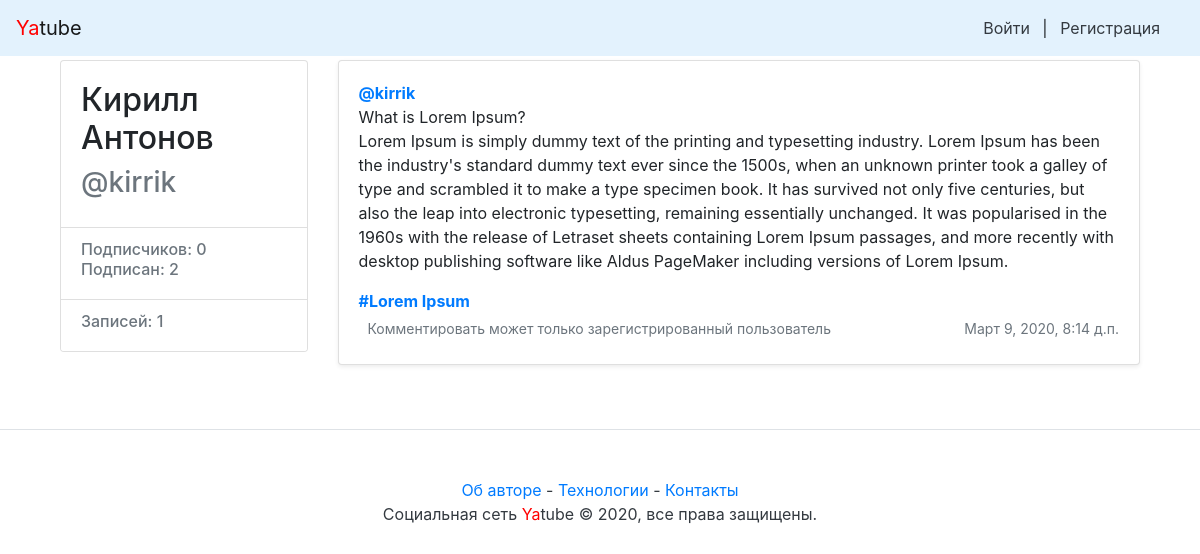
Screenshot of /kirrik/1/ with the database file from the repository.
### posts/models.py (models this page shows, shortened)
class Post(models.Model):
    text = models.TextField()
    pub_date = models.DateTimeField("Дата публикации", auto_now_add=True, db_index=True)
    author = models.ForeignKey(User, on_delete=models.CASCADE, related_name="author_posts")
    group = models.ForeignKey(Group, on_delete=models.CASCADE, related_name="group_posts", blank=True, null=True)
    image = models.ImageField(upload_to='posts/', blank=True, null=True)
    class Meta:
        ordering = ['-pub_date']

class Group(models.Model):
    title = models.CharField(max_length=200)
    slug = models.SlugField(unique=True)
    description = models.TextField()

### posts/views.py (the view)
# urls.py: path("<username>/<int:post_id>/", views.post_view, name="post"),
def post_view(request, username, post_id):
    profile = User.objects.get(username=username)
    followers = Follow.objects.filter(author=profile).count()
    followed = Follow.objects.filter(user=profile).count()
    post = Post.objects.get(author=profile, id=post_id)
    comments = Comment.objects.filter(post_id=post_id).all()
    form = CommentForm()
    context = {
        "post": post,
        "profile": profile,
        'comments': comments,
        'form': form,
        'followers': followers,
        'followed': followed
    }
    return render(request, "post.html", context)

### users/context_processors.py (called while the page is built)
def year(request):
    year = dt.datetime.now().year
    return {
        'year': year
    }

### posts/templates/post.html (shortened to what this page needs)
{% extends "base.html" %}
{% load thumbnail %}
{% block content %}
<main role="main" class="container">
    <div class="row">
        <div class="col-md-3 mb-3 mt-1">
            <div class="card">
                <div class="card-body">
                    <div class="h2">
                        {{ post.author.get_full_name }}
                    </div>
                    <div class="h3 text-muted">
                        @{{ post.author.get_username }}
                    </div>
                </div>
                <ul class="list-group list-group-flush">
                    <li class="list-group-item">
                        <div class="h6 text-muted">
                        Подписчиков: {{ followers }} <br />
                        Подписан: {{ followed }}
                        </div>
                    </li>
                    <li class="list-group-item">
                        <div class="h6 text-muted">
                            Записей: 1
                        </div>
                    </li>
                </ul>
            </div>
        </div>
        <div class="col-md-9">
            {% include "post_item.html" with post=post %}
        </div>
    </div>
</main>
{% endblock %}

### templates/base.html (shortened to what this page needs)
<!doctype html>
<html>
    <head>
        {% load static %}
        <link rel="stylesheet" href="{% static 'bootstrap/dist/css/bootstrap.min.css' %}">
    </head>
    <body>
        {% include 'nav.html' %}
        <main>
            <div class="container">
                {% block content %}{% endblock content %}
            </div>
        </main>
        {% include 'footer.html' %}
</body>
</html>

### templates/nav.html
<nav class="navbar navbar-light" style="background-color: #e3f2fd;">
    <a class="navbar-brand" href="/"><span style="color:red">Ya</span>tube</a>
    <nav class="my-2 my-md-0 mr-md-3">
        {% if user.is_authenticated %}
        <a class="p-2 text-dark" style="margin-right: 100px;" href="{% url 'new_post' %}">Добавить новую запись</a>
        Пользователь: {{ user.username }}.
        <a class="p-2 text-dark" href="{% url 'password_change' %}">Изменить пароль</a>
        <a class="p-2 text-dark" href="{% url 'logout' %}">Выйти</a>
        {% else %}
        <a class="p-2 text-dark" href="{% url 'login' %}">Войти</a> |
        <a class="p-2 text-dark" href="{% url 'signup' %}">Регистрация</a>
        {% endif %}
    </nav>
</nav>

### posts/templates/post_item.html (shortened to what this page needs)
<div class="card mb-3 mt-1 shadow-sm">
    {% load thumbnail %}
    <div class="card-body">
        <p class="card-text">
            <a name="post_{{ post.id }}" href="{% url 'profile' post.author.username %}">
                    <strong class="d-block text-gray-dark">@{{ post.author }}</strong>
            </a>
            {{ post.text|linebreaksbr }}
        </p>
        {% if post.group %}
        <a class="card-link muted" href="{% url 'group' post.group.slug %}">
            <strong class="d-block text-gray-dark">#{{ post.group.title }}</strong>
        </a>
        {% endif %}
        <div class="d-flex justify-content-between align-items-center">
            <div class="btn-group ">
                <a class="btn btn-sm text-muted" href="{% url 'post' post.author.username post.id %}" role="button">
                        {% if post.comment_count %}
                        {{ post.comment_count }} комментариев
                        {% else%}
                            {% if user.is_authenticated %}
                            Добавить комментарий
                            {% else%}
                            Комментировать может только зарегистрированный пользователь
                            {% endif %}
                        {% endif %}
                </a>
            </div>
            <small class="text-muted">{{ post.pub_date }}</small>
        </div>
    </div>
</div>

### posts/templates/comments.html (shortened to what this page needs)
{% load user_filters %}

### templates/footer.html
<footer class="pt-4 my-md-5 pt-md-5 border-top">
    <p class="m-0 text-dark text-center "><a href="/about-author/">Об авторе</a> - <a href="/about-spec/">Технологии</a> - <a href="/contacts/">Контакты</a></p>
    <p class="m-0 text-dark text-center ">Социальная сеть <span style="color:red">Ya</span>tube © {{ year }}, все права защищены.</p>
</footer>

### rows the page displays
Post: author.get_full_name "Кирилл Антонов", author.get_username "kirrik", author "kirrik", text "What is Lorem Ipsum? Lorem Ipsum is simply dummy text of the printing and typesetting industry. Lorem Ipsum has been the industry's standard dummy text ever since the 1500s, when an unknown printer took a galley of type and scrambled it to make a type specimen book. It has survived not only five centuries, but also the leap into electronic typesetting, remaining essentially unchanged. It was popularised in the 1960s with the release of Letraset sheets containing Lorem Ipsum passages, and more recently with desktop publishing software like Aldus PageMaker including versions of Lorem Ipsum.", group "Lorem Ipsum", pub_date "Март 9, 2020, 8:14 д.п."

### other values shown
{{ followers }} "0"
{{ followed }} "2"
